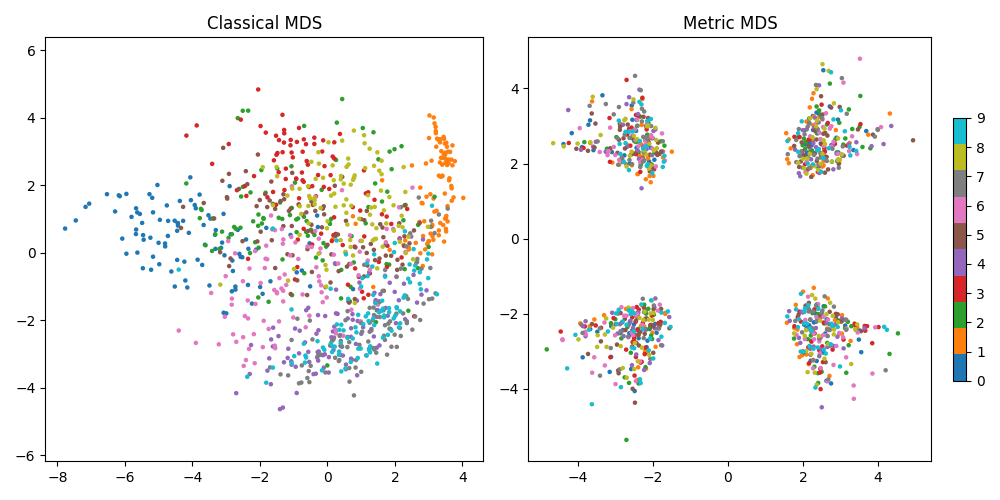

Write Python code to recreate this figure.
import numpy as np
import matplotlib.pyplot as plt
from sklearn.datasets import fetch_openml
from scipy.spatial.distance import cdist
import torch
import torch.optim as optim

# Load MNIST dataset used sklearn.datasets
mnist = fetch_openml('mnist_784')

# print(mnist)
y_data = mnist.target.to_numpy().astype(int)
X_data = mnist.data.to_numpy()

# Sample selection: select at least 100 sample per digit
sample_size = 200
class_indices_per_digit = []
for digit in range(10):
    digit_indices = np.where(y_data == digit)[0][:sample_size]
    class_indices_per_digit.extend(digit_indices)
sampled_indices = np.array(class_indices_per_digit)

X_sample = X_data[sampled_indices]
y_sample = y_data[sampled_indices]

# Preprocessing : Normalize pixel values to [0, 1]
X_sample = X_sample / 255.0
n_samples = X_sample.shape[0]

# Compute the pairwise Euclidean distance matrix D
D = cdist(X_sample, X_sample, metric='euclidean')

# Classical MDS

H_matrix = np.eye(n_samples) - (1/n_samples) * np.ones((n_samples,1)) @ np.ones((n_samples,1)).T
D_squared = D**2
B_matrix = -0.5 * H_matrix.dot(D_squared).dot(H_matrix)

# Eigen Decomposition process for the classical MDS
eigvals, eigvecs = np.linalg.eigh(B_matrix)
idx_sorted = np.argsort(eigvals)[::-1]
eigvals = eigvals[idx_sorted]
eigvecs = eigvecs[:, idx_sorted]
lambda_1, lambda_2 = eigvals[0], eigvals[1]
v1, v2 = eigvecs[:, 0], eigvecs[:, 1]

# Compute the 2D embedding
X_mds_classical = np.column_stack((np.sqrt(lambda_1) * v1, np.sqrt(lambda_2) * v2))

dist_torch = torch.tensor(D, dtype=torch.float32)  
X_torch = torch.randn(n_samples, 2, requires_grad=True)  # Random init for 2D embedding
optimizer = optim.Adam([X_torch], lr=0.01)
# Iteration settings for training gradient descent methods
num_iterations = 2000  


for iter in range(num_iterations):
    optimizer.zero_grad()
    diff = X_torch.unsqueeze(1) - X_torch.unsqueeze(0)
    
    # Add epsilon for the stability
    dist_est = torch.sqrt(torch.sum(diff**2, dim=2) + 1e-9) 
    loss = torch.sum((dist_est - dist_torch)**2)
    loss.backward()
    optimizer.step()

X_mds_metric = X_torch.detach().numpy()

# Visualization
fig, axs = plt.subplots(1, 2, figsize=(10, 5))
scatter1 = axs[0].scatter(X_mds_classical[:, 0], X_mds_classical[:, 1],
                          c=y_sample, cmap='tab10', s=5)
axs[0].set_title("Classical MDS")
axs[0].axis('equal')
scatter2 = axs[1].scatter(X_mds_metric[:, 0], X_mds_metric[:, 1],
                          c=y_sample, cmap='tab10', s=5)
axs[1].set_title("Metric MDS")
axs[1].axis('equal')

plt.colorbar(scatter2, ax=axs[1], fraction=0.03)
plt.tight_layout()
plt.savefig('prob2.png')